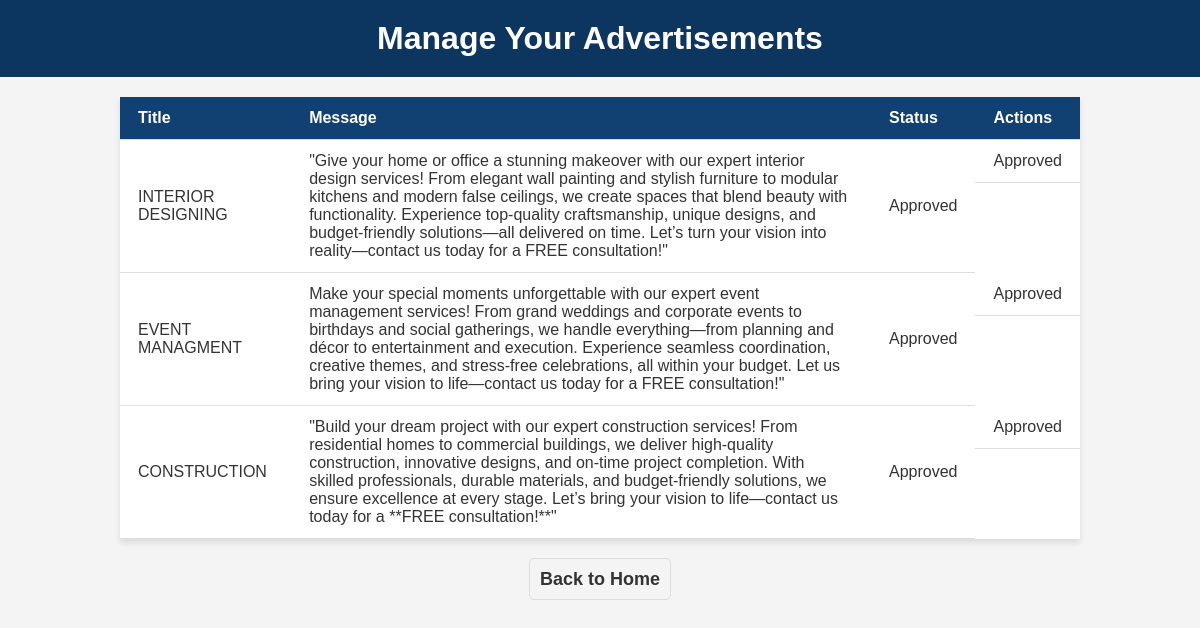
The page /contractor/advertisements/ on the database its author committed.
### urban/models.py (models this page shows)
class Advertisement(models.Model):
    title = models.CharField(max_length=255)
    message = models.TextField()
    image = models.ImageField(upload_to='ads/', blank=True, null=True)
    created_at = models.DateTimeField(auto_now_add=True)
    is_approved = models.BooleanField(default=False)  # Field to track if the ad is approved
    def __str__(self):
        return self.title

### urban/views.py (the view)
# urls.py: path('contractor/advertisements/', views.contractor_advertisement_list, name='contractor_advertisement_list'),
def contractor_advertisement_list(request):
    advertisements = Advertisement.objects.all()
    print(advertisements)
    return render(request, 'contractor/contractor_advertisement_list.html', {
        'advertisements': advertisements
    })

### templates/contractor/contractor_advertisement_list.html (shortened to what this page needs)
<!DOCTYPE html>
<html lang="en">
<head>
</head>
<body>
    <header>
        <h1>Manage Your Advertisements</h1>
    </header>
    <div class="content">
        <table>
            <thead>
                <tr>
                    <th>Title</th>
                    <th>Message</th>
                    <th>Status</th>
                    <th>Actions</th>
                </tr>
            </thead>
            <tbody>
                {% for ad in advertisements %}
                    <tr>
                        <td>{{ ad.title }}</td>
                        <td>{{ ad.message }}</td>
                        <td>{% if ad.is_approved %} Approved {% else %} Pending {% endif %}</td>
                        <td class="actions">
                            {% if not ad.is_approved %}
                                <a href="{% url 'approve_advertisement' ad.id %}">Approve</a>
                            {% else %}
                                Approved
                            {% endif %}
                        </td>
                    </tr>
                {% empty %}
                    <tr>
                        <td colspan="4" style="text-align:center;">No advertisements available.</td>
                    </tr>
                {% endfor %}
            </tbody>
        </table>
        <div class="back-link">
            <a href="{% url 'home' %}">Back to Home</a>
        </div>
    </div>
</body>
</html>

### templates/contractor/contractor_advertisement_list.html (style rules this page uses)
body { font-family: Arial, sans-serif; margin: 0; padding: 0; background-color: #f4f4f4; color: #333; }
header { background-color: #0c3560; color: white; padding: 20px; text-align: center; }
h1 { margin: 0; }
table { width: 80%; margin: 20px auto; border-collapse: collapse; box-shadow: 0px 4px 6px rgba(0, 0, 0, 0.1); background-color: white; }
th, td { padding: 12px 18px; text-align: left; border-bottom: 1px solid #ddd; }
th { background-color: #114072; color: white; }
a { text-decoration: none; color: #007BFF; padding: 5px 10px; border: 1px solid #007BFF; border-radius: 4px; transition: all 0.3s ease; }
.actions { display: flex; justify-content: space-between; }
.back-link { display: block; text-align: center; margin-top: 30px; font-size: 18px; }
.back-link a { text-decoration: none; color: #333; font-weight: bold; background-color: #f4f4f4; padding: 10px; border-radius: 5px; border: 1px solid #ddd; transition: all 0.3s ease; }

### rows shown on the page
Advertisement: title "INTERIOR DESIGNING", message "\"Give your home or office a stunning makeover with our expert interior design services! From elegant wall painting and stylish furniture to modular kitchens and modern false ceilings, we create spaces that blend beauty with functionality. Experience top-quality craftsmanship, unique designs, and budget-friendly solutions—all delivered on time. Let’s turn your vision into reality—contact us today for a FREE consultation!\"", is_approved "Approved"
Advertisement: title "EVENT MANAGMENT", message "Make your special moments unforgettable with our expert event management services! From grand weddings and corporate events to birthdays and social gatherings, we handle everything—from planning and décor to entertainment and execution. Experience seamless coordination, creative themes, and stress-free celebrations, all within your budget. Let us bring your vision to life—contact us today for a FREE consultation!\"", is_approved "Approved"
Advertisement: title "CONSTRUCTION", message "\"Build your dream project with our expert construction services! From residential homes to commercial buildings, we deliver high-quality construction, innovative designs, and on-time project completion. With skilled professionals, durable materials, and budget-friendly solutions, we ensure excellence at every stage. Let’s bring your vision to life—contact us today for a **FREE consultation!**\"", is_approved "Approved"
